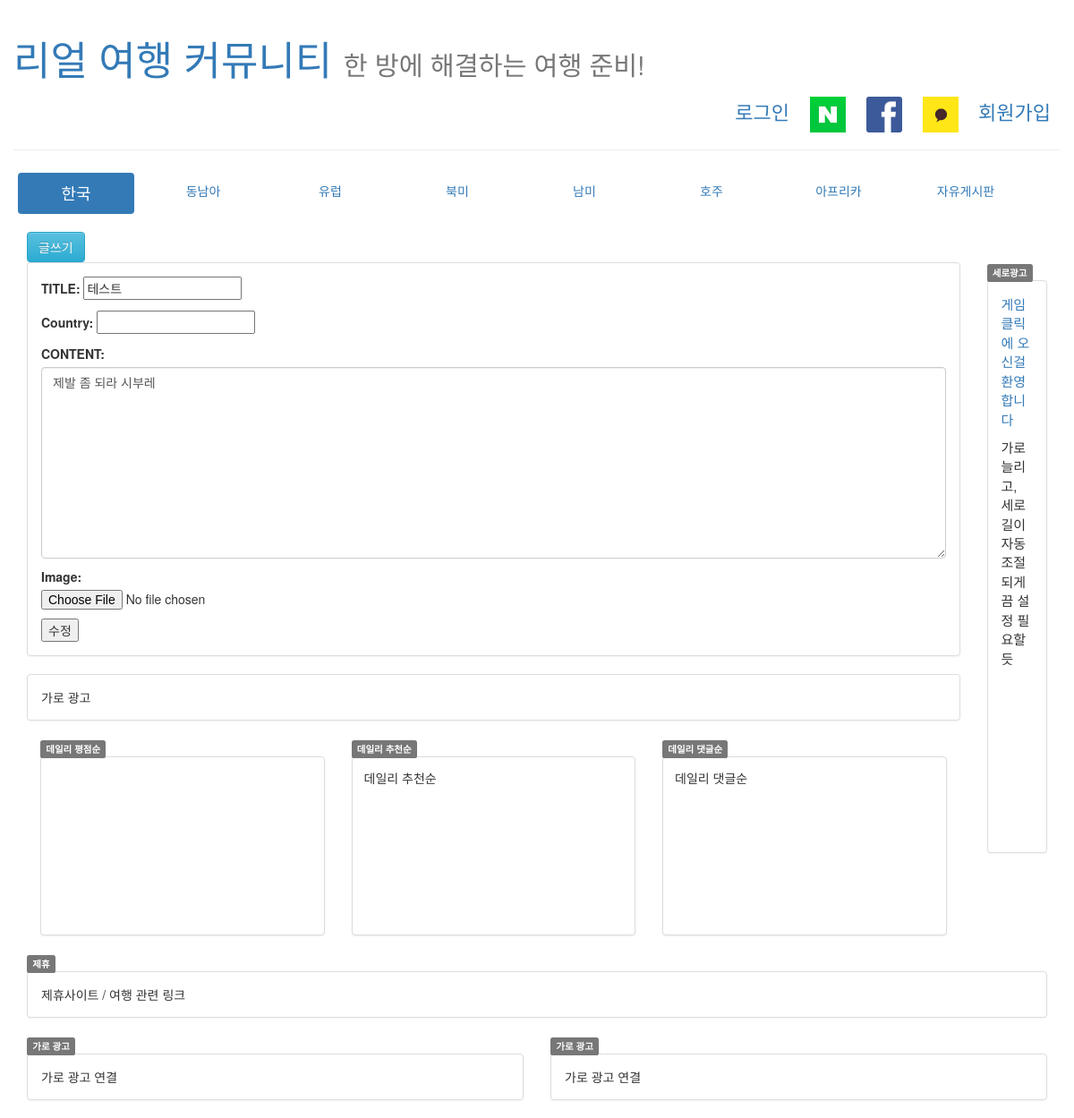
/board/korea/1/edit/, run on an earlier commit of the app's database.
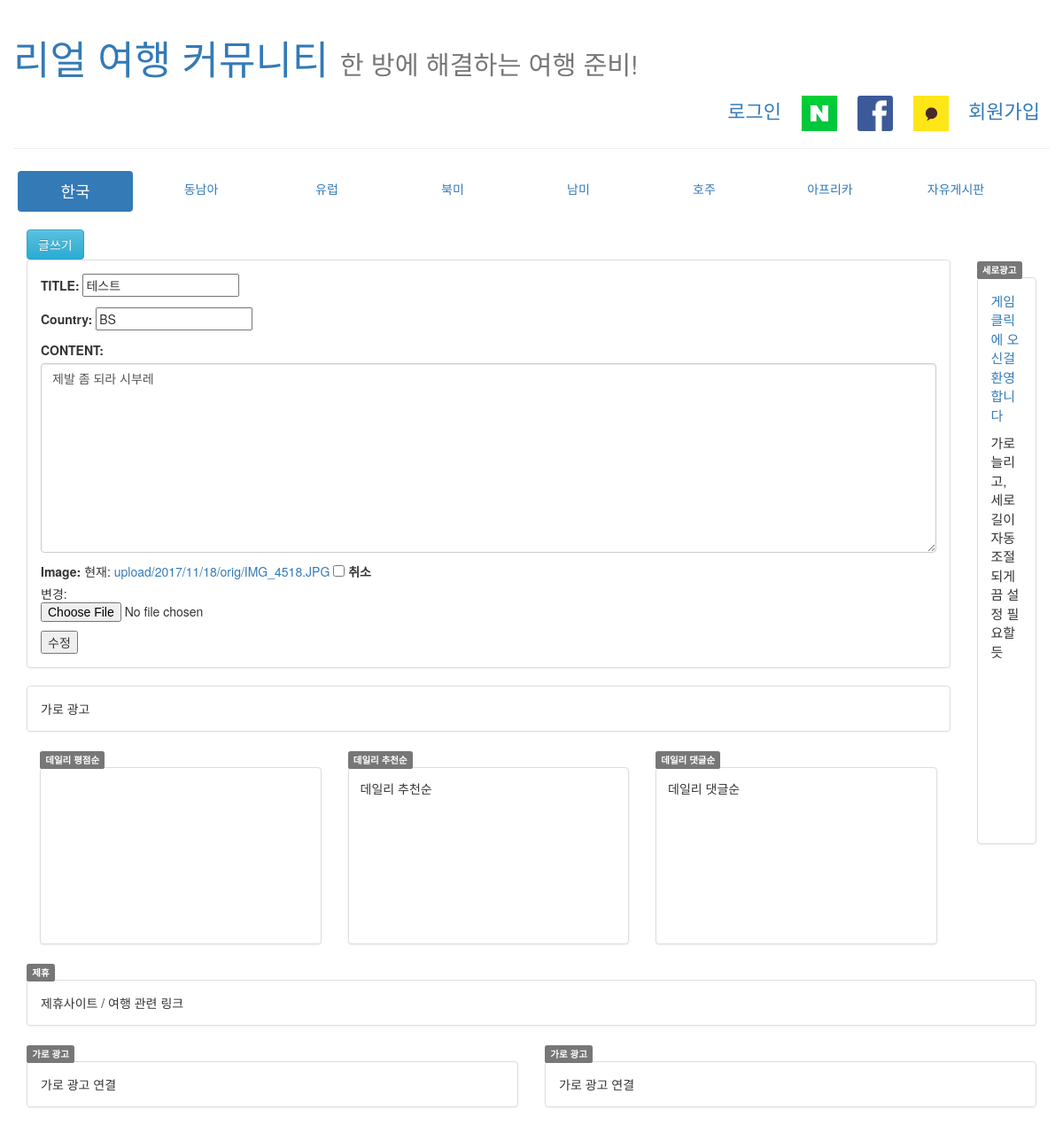
And on a later commit of the database.
### board/models.py (models this page shows, shortened)
class Post(models.Model):
    title = models.CharField('TITLE', max_length=50, null=False)
    country = CountryField(blank_label='국가 선택', blank=True)
    content = models.TextField('CONTENT', null=False)
    create_date = models.DateTimeField('Create Date', auto_now_add=True)
    modify_date = models.DateTimeField('Modify Date', auto_now=True)
    user = models.ForeignKey(User, on_delete=models.CASCADE)
    image = models.ImageField(blank=True, null=True, upload_to='upload/%Y/%m/%d/orig')
    filtered_image = models.ImageField(blank=True, null=True,
                                       upload_to='upload/%Y/%m/%d/filtered')

### board/views.py (the view)
# urls.py: url(r'^korea/(?P<pk>\d+)/edit/$', PostEdit.as_view(), name='post_edit'),
class PostEdit(UpdateView):
    model = Post
    form_class = PostEditForm
    template_name = 'korea/post_edit.html'

### board/forms.py
class PostEditForm(forms.ModelForm):
    class Meta:
        model = Post
        fields = ['title', 'country', 'content', 'image',]
        widgets = {'country': CountrySelectWidget(),
                   'content': Textarea(attrs={'class': 'form-control' })
            }

### board/templates/korea/post_edit.html
{% extends 'Travel_Comm/base.html' %}
{% block content %}
<div class="row">
    <div class="col-sm-12 col-md-12">
        <div class="row">
            <div class="col-sm-11 col-md-11">
                <div class="panel panel-default">
                    <div class="panel-body mainbody" style="height:auto;">
                        <form action="" method="post" enctype="multipart/form-data">{% csrf_token %}
                            {{ form.as_p }}
                            <input type="submit" value="수정" />
                        </form>
                    </div>
                </div>
                <div class="col-sm-13 col-md-13">
                    <div class="panel panel-default">
                        <div class="panel-body">
                            가로 광고
                        </div>
                    </div>
                </div>
    <div class="col-sm-4 col-md-4">
        <span class="label label-default">데일리 평점순</span>
        <div class="thumbnail" style="height:200px;">
            <div class="caption">
            </div>
        </div>
    </div>
    <div class="col-sm-4 col-md-4">
        <span class="label label-default">데일리 추천순</span>
        <div class="thumbnail" style="height:200px;">
            <div class="caption">
                <p>데일리 추천순</p>
            </div>
        </div>
    </div>
    <div class="col-sm-4 col-md-4">
        <span class="label label-default">데일리 댓글순</span>
        <div class="thumbnail" style="height:200px;">
            <div class="caption">
                <p>데일리 댓글순</p>
            </div>
        </div>
    </div>
</div>
{% endblock %}

What changed in the data, as far as the page shows it:
changed Post "테스트": country (not shown) → "BS"
Also different on the page:
form field as_p: (not shown) → "☐"
text no longer shown: "TITLE: Country: CONTENT: Image:"
text now shown: "TITLE: Country: CONTENT: Image: 현재: upload/2017/11/18/orig/IMG_4518.JPG 취소 변경:"
